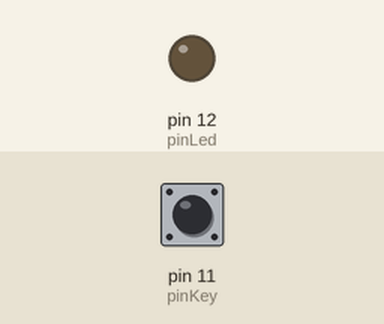
Simulated run of this sketch. Board: Arduino Uno, built with avr-gcc and run on an emulated ATmega328P. Parts: output pins drawn as LEDs (lit = HIGH). The test bench sets the inputs (shaded band); at power-on: pin 11 (pinKey) HIGH.

Above: at 1.2 s.
1.3 s: pin 11 (pinKey) pulled LOW for 0.15 s
At 1.9 s:
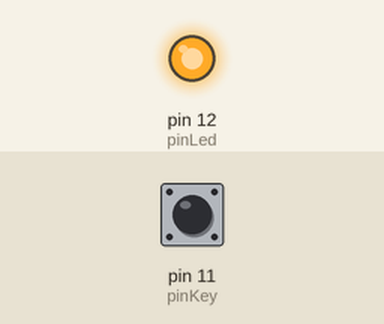
2.9 s: pin 11 (pinKey) pulled LOW for 1 s
At 4.3 s:
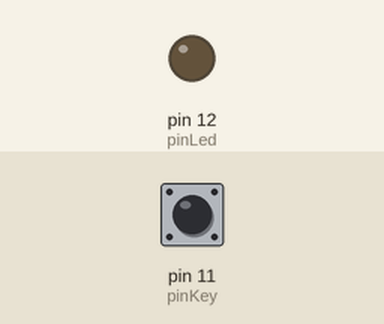
5.4 s: pin 11 (pinKey) pulled LOW for 3.2 s
At 6.2 s:
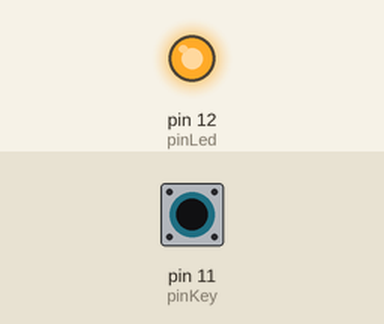
Timing chart, 0 to 8.4 s (numbered marks = the images above; inputs shaded):
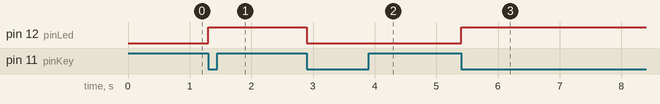

Measured:
- after the input at 1.3 s, pin 12 (pinLed): LOW → HIGH at once
- after the input at 2.9 s, pin 12 (pinLed): HIGH → LOW at once
- after the input at 5.4 s, pin 12 (pinLed): LOW → HIGH at once

The sketch:

02-buton-and-lad.ino
```cpp
const int pinLed = 12;
const int pinKey = 11;

bool ledState = false;       // Стан світлодіода
bool lastButtonState = HIGH; // Попередній стан кнопки (HIGH через INPUT_PULLUP)

void setup() {
  pinMode(pinLed, OUTPUT);
  pinMode(pinKey, INPUT_PULLUP);
}

void loop() {
  bool currentButtonState = digitalRead(pinKey);

  // Перевіряємо перехід: HIGH -> LOW (одне натискання)
  if (lastButtonState == HIGH && currentButtonState == LOW) {
    ledState = !ledState; // Перемикаємо стан
    digitalWrite(pinLed, ledState);
    delay(50); // антидребезг кнопки
  }

  lastButtonState = currentButtonState; // Оновлюємо стан
}
```
